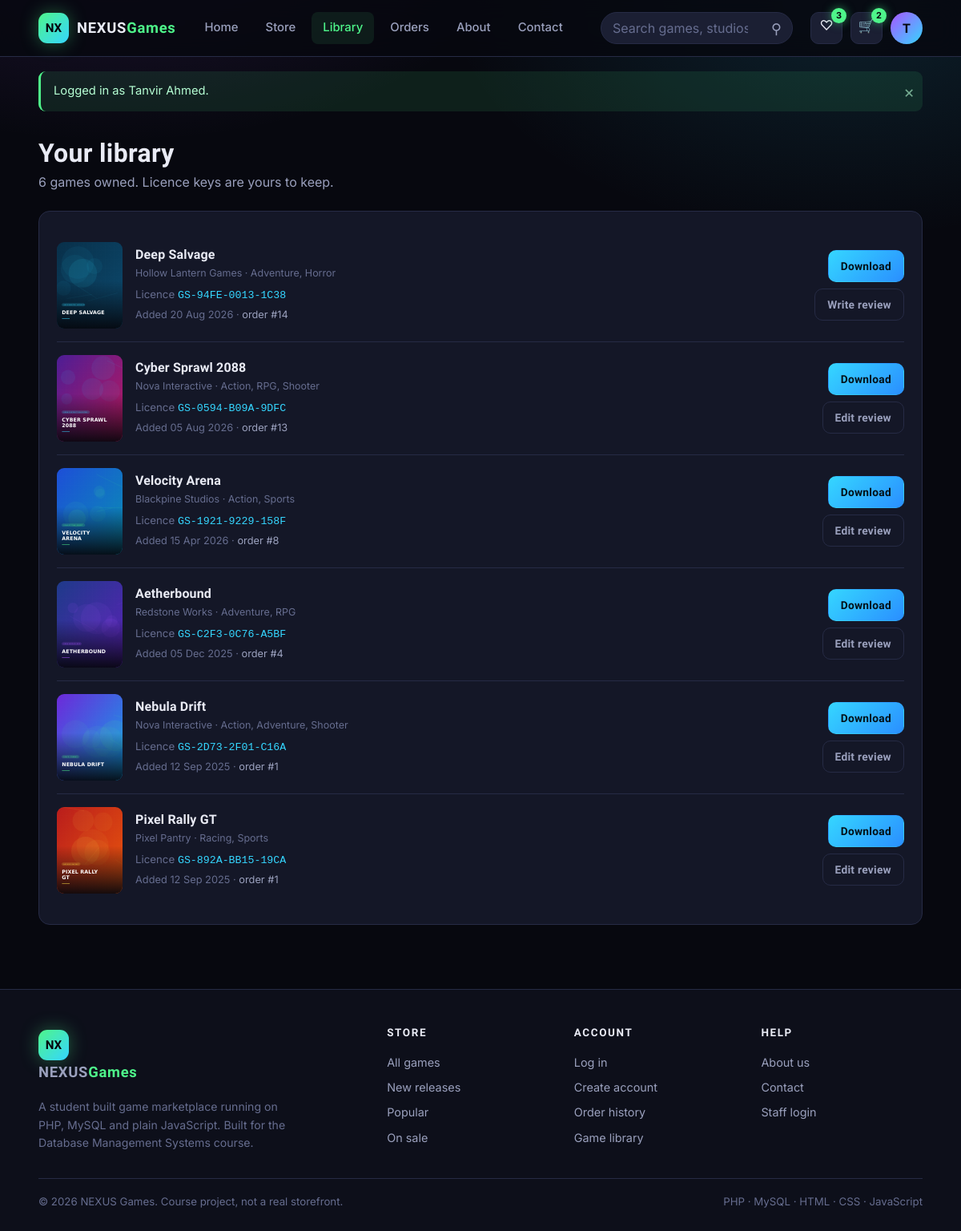
Screenshot of /library.php (signed in) with the database file from the repository.
### tables this page shows
CREATE TABLE library (
    library_id   INT AUTO_INCREMENT PRIMARY KEY,
    user_id      INT NOT NULL,
    game_id      INT NOT NULL,
    order_id     INT DEFAULT NULL,
    license_key  VARCHAR(60) NOT NULL UNIQUE,
    download_url VARCHAR(255) DEFAULT NULL,
    acquired_at  DATETIME NOT NULL DEFAULT CURRENT_TIMESTAMP,
    UNIQUE KEY uq_library (user_id, game_id),
    CONSTRAINT fk_lib_user  FOREIGN KEY (user_id)  REFERENCES users(user_id)  ON DELETE CASCADE ON UPDATE CASCADE,
    CONSTRAINT fk_lib_game  FOREIGN KEY (game_id)  REFERENCES games(game_id)  ON DELETE CASCADE ON UPDATE CASCADE,
    CONSTRAINT fk_lib_order FOREIGN KEY (order_id) REFERENCES orders(order_id) ON DELETE SET NULL ON UPDATE CASCADE
);

### backend/functions.php (called while the page is built, shortened)
<?php
function e($value) {
    return htmlspecialchars((string)$value, ENT_QUOTES, 'UTF-8');
}
function url($path = '') {
    return BASE_URL . ltrim($path, '/');
}
function cover_url($file) {
    $file = trim((string)$file);
    if ($file !== '' && file_exists(__DIR__ . '/../images/' . $file)) {
        return url('images/' . $file);
    }
    return url('images/placeholder.svg');
}

### library.php (the view, shortened to what this page needs)
<?php
require_once __DIR__ . '/backend/functions.php';
$stmt = $pdo->prepare(
    'SELECT l.library_id, l.license_key, l.download_url, l.acquired_at, l.order_id,
            v.game_id, v.title, v.cover_image, v.genres, v.developer_name, v.avg_rating,
            (SELECT rating FROM reviews r WHERE r.game_id = v.game_id AND r.user_id = l.user_id) AS my_rating
       FROM library l JOIN game_catalog_view v ON v.game_id = l.game_id
      WHERE l.user_id = ?
      ORDER BY l.acquired_at DESC'
);
$stmt->execute([current_user_id()]);
$games = $stmt->fetchAll();
require __DIR__ . '/backend/header.php';
?>
<div class="wrap page-head">
  <h1>Your library</h1>
  <p><?= count($games) ?> game<?= count($games) === 1 ? '' : 's' ?> owned. Licence keys are yours to keep.</p>
</div>
<div class="wrap">
<?php if (!$games): ?>
  <div class="panel empty">
    <div class="glyph">&#127918;</div>
    <h3>Your library is empty</h3>
    <p>Anything you buy lands here straight away, with a licence key.</p>
    <a class="btn btn-primary" href="<?= url('games.php') ?>">Find something to play</a>
  </div>
<?php else: ?>
  <div class="panel">
    <?php foreach ($games as $g): ?>
      <div class="cart-item">
        <a href="<?= url('game_details.php?id=' . (int)$g['game_id']) ?>">
          <img src="<?= cover_url($g['cover_image']) ?>" alt="<?= e($g['title']) ?>">
        </a>
        <div>
          <h4><a href="<?= url('game_details.php?id=' . (int)$g['game_id']) ?>"><?= e($g['title']) ?></a></h4>
          <p class="card-meta"><?= e($g['developer_name']) ?> &middot; <?= e($g['genres']) ?></p>
          <p style="font-size:.83rem;margin-top:6px">
            <span style="color:var(--text-faint)">Licence</span>
            <code style="color:var(--blue)"><?= e($g['license_key']) ?></code>
          </p>
          <p style="font-size:.8rem;color:var(--text-faint);margin-top:3px">
            Added <?= date('d M Y', strtotime($g['acquired_at'])) ?>
            <?php if ($g['order_id']): ?>
              &middot; <a href="<?= url('order_details.php?id=' . (int)$g['order_id']) ?>" style="color:var(--text-dim)">order #<?= (int)$g['order_id'] ?></a>
            <?php endif; ?>
          </p>
        </div>
        <div style="text-align:right;display:flex;flex-direction:column;gap:8px;align-items:flex-end">
          <a class="btn btn-blue btn-sm" href="<?= url($g['download_url'] ?: 'library.php') ?>"
             onclick="alert('Download is simulated for this project.');return false;">Download</a>
          <a class="btn btn-ghost btn-sm" href="<?= url('game_details.php?id=' . (int)$g['game_id']) ?>#review">
            <?= $g['my_rating'] ? 'Edit review' : 'Write review' ?>
          </a>
        </div>
      </div>
    <?php endforeach; ?>
  </div>
<?php endif; ?>
</div>
<?php require __DIR__ . '/backend/footer.php'; ?>

### css/style.css (style rules this page uses)
:root { --bg: #07080f; --bg-soft: #0d0f1a; --surface: #12142099; --surface-solid: #141727; --surface-2: #1b1f33; --line: #262b45; --text: #e9ebf5; --text-dim: #9aa0bd; --text-faint: #666d8f; --green: #4ef58a; --purple: #a855ff; --blue: #35d6ff; --orange: #ff8a3d; --red: #ff4d6d; --radius: 14px; --radius-sm: 9px; --shadow: 0 18px 45px rgba(0,0,0,.55); --ease: cubic-bezier(.22,.9,.3,1); --display: 'Chakra Petch', 'Segoe UI', system-ui, sans-serif; --body: 'Inter', 'Segoe UI', system-ui, -apple-system, sans-serif; }
* { margin: 0; padding: 0; box-sizing: border-box; }
html { scroll-behavior: smooth; }
body { font-family: var(--body); background: var(--bg); color: var(--text); line-height: 1.6; min-height: 100vh; display: flex; flex-direction: column; background-image: radial-gradient(900px 500px at 12% -8%, rgba(168,85,255,.16), transparent 60%), radial-gradient(800px 480px at 88% 0%, rgba(53,214,255,.12), transparent 62%); background-attachment: fixed; }
a { color: inherit; text-decoration: none; }
img { max-width: 100%; display: block; }
h1, h2, h3, h4 { font-family: var(--display); font-weight: 700; line-height: 1.15; letter-spacing: .01em; }
.wrap { width: min(1240px, 92vw); margin-inline: auto; }
.btn { display: inline-flex; align-items: center; justify-content: center; gap: 8px; padding: 11px 22px; border: 1px solid transparent; border-radius: 10px; font-family: var(--display); font-weight: 600; font-size: .95rem; letter-spacing: .02em; cursor: pointer; text-align: center; transition: transform .18s var(--ease), box-shadow .22s var(--ease), background .2s var(--ease), border-color .2s var(--ease); }
.btn-sm { padding: 8px 15px; font-size: .86rem; }
.btn-blue { background: linear-gradient(135deg, var(--blue), #2a8fff); color: #04121a; }
.btn-ghost { background: transparent; border-color: var(--line); color: var(--text-dim); }
.card-meta { font-size: .78rem; color: var(--text-faint); }
.panel { background: var(--surface-solid); border: 1px solid var(--line); border-radius: var(--radius); padding: 22px; }
.page-head { margin-top: 34px; margin-bottom: 22px; }
.page-head h1 { font-size: 2rem; }
.page-head p { color: var(--text-dim); margin-top: 6px; }
.cart-item { display: grid; grid-template-columns: 82px 1fr auto; gap: 16px; padding: 16px 0; border-bottom: 1px solid var(--line); align-items: center; }
.cart-item:last-child { border-bottom: none; }
.cart-item img { width: 82px; height: 108px; object-fit: cover; border-radius: var(--radius-sm); }
.cart-item h4 { font-size: 1rem; margin-bottom: 4px; }

### rows the page displays
library: shows a picture, title "Deep Salvage", developer_name "Hollow Lantern Games", genres "Adventure, Horror", license_key "GS-94FE-0013-1C38", acquired_at "20 Aug 2026", order "14", shows "Write review"
library: shows a picture, title "Cyber Sprawl 2088", developer_name "Nova Interactive", genres "Action, RPG, Shooter", license_key "GS-0594-B09A-9DFC", acquired_at "05 Aug 2026", order "13", shows "Edit review"
library: shows a picture, title "Velocity Arena", developer_name "Blackpine Studios", genres "Action, Sports", license_key "GS-1921-9229-158F", acquired_at "15 Apr 2026", order "8", shows "Edit review"
library: shows a picture, title "Aetherbound", developer_name "Redstone Works", genres "Adventure, RPG", license_key "GS-C2F3-0C76-A5BF", acquired_at "05 Dec 2025", order "4", shows "Edit review"
library: shows a picture, title "Nebula Drift", developer_name "Nova Interactive", genres "Action, Adventure, Shooter", license_key "GS-2D73-2F01-C16A", acquired_at "12 Sep 2025", order "1", shows "Edit review"
library: shows a picture, title "Pixel Rally GT", developer_name "Pixel Pantry", genres "Racing, Sports", license_key "GS-892A-BB15-19CA", acquired_at "12 Sep 2025", order "1", shows "Edit review"

### other values shown
$navWishCount "3"
$navCartCount "2"
substr(current_user_name(), 0, 1) "T"
$f['message'] "Logged in as Tanvir Ahmed."
count($games) "6"
SITE_NAME "NEXUS Games"
